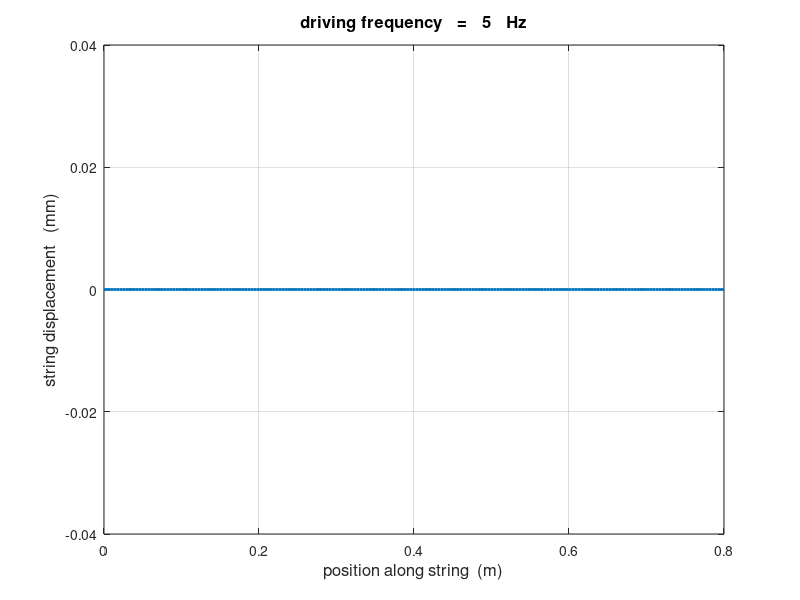

MATLAB code to generate this figure: (Note: this script raises an error after producing the figure.)
% osc-string_driven.m

% Ian Cooper
% School of Physics, University of Sydney
% Doing Physics online  
% http://www.physics.usyd.edu.au/teach_res/mp/mphome.htm
% email:  cooper@physics.usyd.edu.au


% Vibrations of a string driven by a sinusoidal source function
% Natural frequencies of vibration and Resonance

clear all
close all
clc

disp('   ');
disp('   String driven by a constant frequency source at x = 0');
disp('   ');
disp('   Natural frequencies of vibration: f = 625, 1250, 1875, 2500, 3125, ...  Hz')
disp('    ');

fD = input('Input driving frequency [Hz]  ');



Nx = 200;                   % no. x values
Nt = 10000;                  % no. time increments
Nstep = 25;                 % animation step
Nf = 1:5;                   % number of harmonics
NT = 5;                     % no. periods for animation
L = 0.8;                    % length of guitar strinfg [m]
FT = 400;                   % string tension [N]
mu = 4e-4;                  % linear density of string  [kg/m]

v = sqrt(FT/mu);            % speed of transverse wave along string
wL1 = 2*L;                  % fundamental wavelength   [m] 
f1 =  v / wL1;              % fundamental frequency    [Hz]
T1 = 1/f1;                  % period of fundamental
f = f1 * Nf;                % harmonic frequencies
wD = 2*pi*fD;               % angular frequency of driving force
A = 0.002;                  % amplitude of driving force

x = linspace(0,L,Nx);       % position along string
dx = x(2)-x(1);             
dt = 0.2*dx / v;            % dt < dx / v
t = 0:dt:Nt*dt;             % time

K = (v * dt / dx)^2;        % constant

y = zeros(Nt,Nx);           % initilize wave function
y(:,end) = 0;               % boundary condition at end of tube

for ct = 1:Nt
   y(ct,1) = A .* sin(wD .* t(ct));     % time variation of driving force
end

% Solving the Wave equation by FDTD method --------------------------------
for ct = 2 : Nt-1
   for cx = 2 : Nx-1
     y(ct+1,cx) = 2*y(ct,cx) - y(ct-1,cx) + K * (y(ct,cx+1) - 2* y(ct,cx) + y(ct,cx-1));
   end
end

tm1 = 'driving frequency   =   ';
tm2 = num2str(fD,'%4.0f \n');
tm3 = '   Hz';
tm = [tm1 tm2 tm3];

% Graphics ---------------------------------------------------------------
figure(1)
fs = 12;
set(gcf,'Units','Normalized');
set(gcf,'Position',[0.2 0.2 0.35 0.3]);
set(gcf,'color',[1 1 1]);
set(gca,'fontsize',12);
ymax = 0.04;
plot(x,y(1,:),'linewidth',2);
axis([0 L -ymax ymax]);
grid on
xlabel('position along string  (m)','fontsize',fs);
ylabel('string displacement   (mm)','fontsize',fs);
title(tm,'fontsize',12);

M = getframe(gcf);
[im,map] = rgb2ind(M.cdata,256,'dither');  %RGB to indexed images
im(1,1,1,1) = 0;

cc = 1;
for ct = 1: Nstep: Nt
   plot(x,y(ct,:),'linewidth',2);
   axis([0 L -ymax ymax]);
   set(gca,'Ytick',[-0.04 -0.02 0 0.02 0.04]);
   grid on
   xlabel('position along string  (m)','fontsize',12);
   ylabel('string displacement   (mm)','fontsize',12);
   title(tm,'fontsize',12)
   set(gca,'fontsize',12);
   pause(eps)
   
    M = getframe(gcf) ;
    cc = cc+1;
    im(:,:,1,cc) = rgb2ind(M.cdata,map,'dither');
   
end

% SAVE or NOT SAVE animated gif +++++++++++++++++++++++++++++++++++++++++

delay = 0;
ag_name = 'ag_driven.gif';   % file name for animated gif
imwrite(im,map,ag_name,'DelayTime',delay,'LoopCount',inf);
